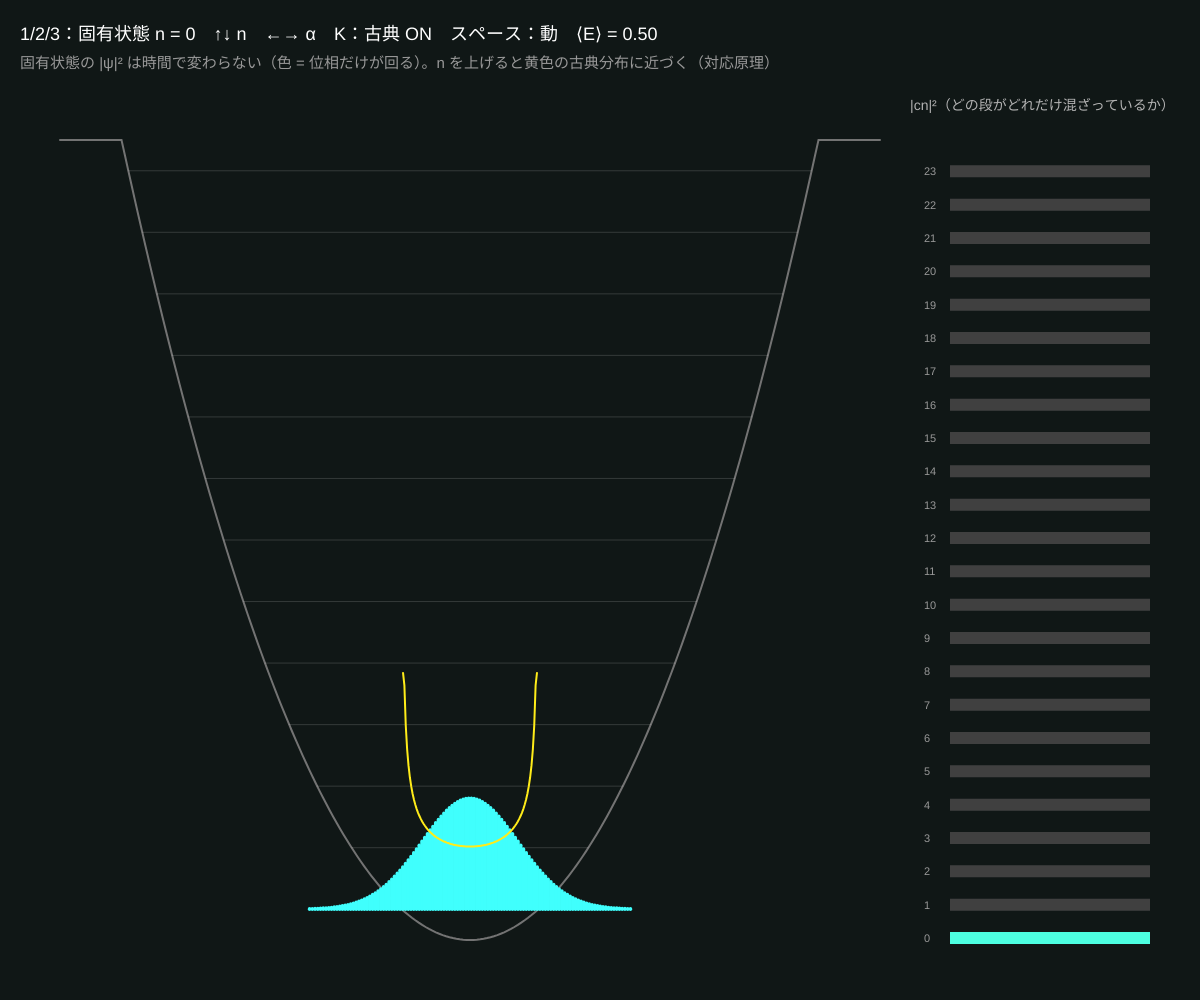
Frame 1 (no input)
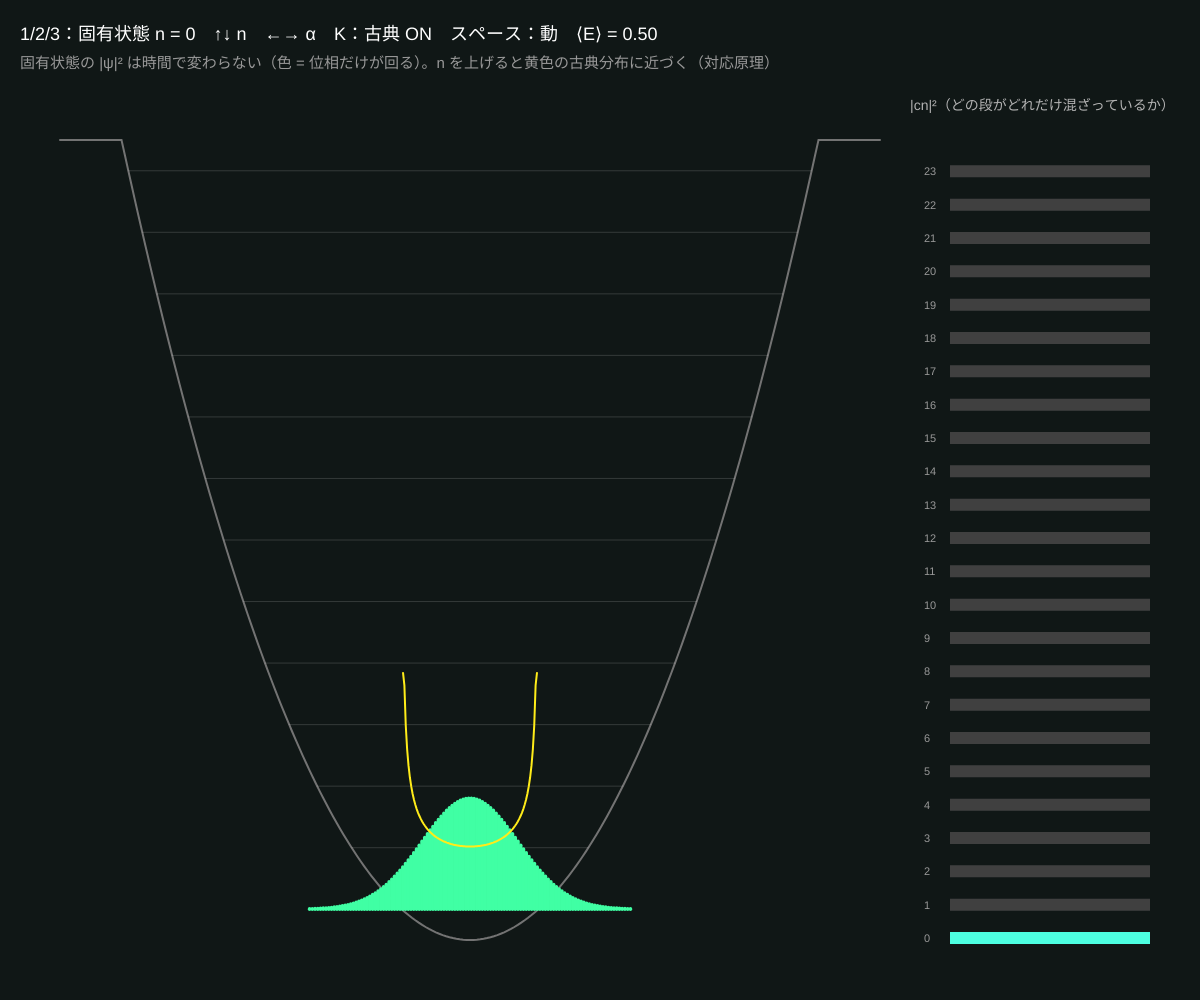
Frame 60 (no input)
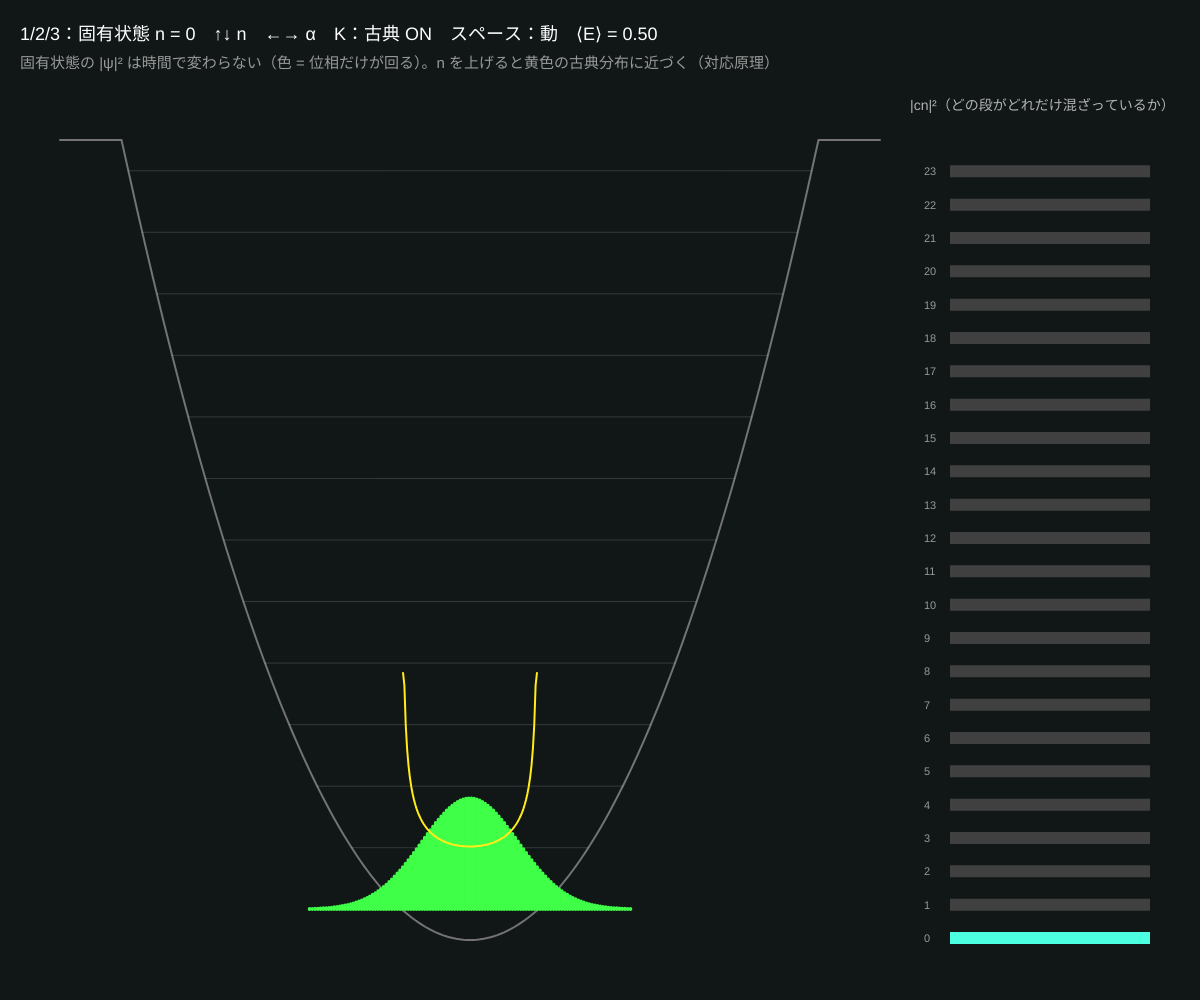
Frame 120 (the mouse pressed at the canvas centre since frame 60)

The p5.js sketch that drew these frames (run headless with seeded random() and noise() and a simulated clock; from frame 60 on, the mouse is pressed at the canvas centre):

// p5.js sketch
// ── sketch.js
// ============================================
// 06 調和振動子
// V = x²/2（ばね、ω = 1, ħ = m = 1）。エネルギーは等間隔のはしご En = n + 1/2、固有関数はエルミート関数
//   ψn(x) = Hn(x) e^{−x²/2} / √(2ⁿ n! √π)。いくつも重ねた「コヒーレント状態」は古典的なボールのように往復する
// 1 = 固有状態 / 2 = 2 つの重ね合わせ / 3 = コヒーレント状態 / ↑↓ = n / ←→ = 振幅 α / K = 古典の確率分布 / スペース = 停止
// ============================================

const NH = 40;              // ★ 使う固有関数の数
const M = 300;
const XR = 6;               // x の範囲 −6 〜 6
let table = [];             // table[n][i] = ψn(xi)
let mode = 1, nSel = 0, alpha = 2;
let t = 0, running = true, showClassic = true;
let cRe = new Float64Array(NH), cIm = new Float64Array(NH);
let pRe = new Float64Array(M), pIm = new Float64Array(M);

function setup() {
  createCanvas(windowWidth, windowHeight);
  colorMode(HSB, 360, 100, 100, 100);
  // ★ 正規化されたエルミート関数を漸化式でつくる（階乗の大きな数を使わずにすむ）
  //   ψ0 = π^{−1/4} e^{−x²/2}、ψ1 = √2 x ψ0、ψ(n+1) = √(2/(n+1)) x ψn − √(n/(n+1)) ψ(n−1)
  for (let n = 0; n < NH; n++) table[n] = new Float64Array(M);
  for (let i = 0; i < M; i++) {
    let x = -XR + (2 * XR * i) / (M - 1);
    table[0][i] = Math.pow(PI, -0.25) * exp(-x * x / 2);
    table[1][i] = Math.SQRT2 * x * table[0][i];
    for (let n = 1; n < NH - 1; n++) table[n + 1][i] = sqrt(2 / (n + 1)) * x * table[n][i] - sqrt(n / (n + 1)) * table[n - 1][i];
  }
  setCoeffs();
}

// 係数 cn を決める
function setCoeffs() {
  cRe.fill(0); cIm.fill(0);
  if (mode === 1) cRe[nSel] = 1;
  if (mode === 2) { cRe[nSel] = Math.SQRT1_2; cRe[min(nSel + 1, NH - 1)] = Math.SQRT1_2; }
  if (mode === 3) {
    // ★ コヒーレント状態：cn = e^{−α²/2} αⁿ / √(n!)（漸化式 cn = c(n−1) · α / √n）
    cRe[0] = exp(-alpha * alpha / 2);
    for (let n = 1; n < NH; n++) cRe[n] = (cRe[n - 1] * alpha) / sqrt(n);
  }
}

function draw() {
  background(170, 30, 9);
  if (running) t += deltaTime / 1000;

  // ψ(x, t) = Σ cn e^{−i(n + 1/2)t} ψn(x)
  pRe.fill(0); pIm.fill(0);
  let Eavg = 0;
  for (let n = 0; n < NH; n++) {
    let a = cRe[n];
    if (abs(a) < 1e-9) continue;
    Eavg += a * a * (n + 0.5);
    let th = -(n + 0.5) * t, cr = a * cos(th), ci = a * sin(th);
    for (let i = 0; i < M; i++) { pRe[i] += cr * table[n][i]; pIm[i] += ci * table[n][i]; }
  }

  let left = 60, w = width - 380, base = height - 60, eU = (height - 200) / 13;
  let sx = (x) => left + ((x + XR) / (2 * XR)) * w;
  // 放物線 V = x²/2 とはしご
  noFill(); stroke(0, 0, 45); strokeWeight(2);
  beginShape(); for (let x = -XR; x <= XR; x += 0.05) vertex(sx(x), base - min(x * x / 2, 13) * eU); endShape();
  for (let n = 0; n < 13; n++) {
    let E = n + 0.5, A = sqrt(2 * E);
    stroke(0, 0, 100, n === nSel && mode !== 3 ? 60 : 15); strokeWeight(1);
    line(sx(-A), base - E * eU, sx(A), base - E * eU);
  }

  // |ψ|²（⟨E⟩ の高さから）色 = 位相
  let yE = base - Eavg * eU, hs = eU * 3.2;
  strokeWeight(w / M + 0.8);
  for (let i = 0; i < M; i++) {
    let p = pRe[i] * pRe[i] + pIm[i] * pIm[i];
    if (p * hs < 0.4) continue;
    stroke(((atan2(pIm[i], pRe[i]) + PI) / TWO_PI) * 360, 75, 100);
    let x = sx(-XR + (2 * XR * i) / (M - 1));
    line(x, yE, x, yE - p * hs);
  }
  // 古典的な確率分布 P(x) = 1 / (π √(A² − x²))：ボールが長くいる場所（折り返し点）ほど濃い
  if (showClassic && mode === 1) {
    let A = sqrt(2 * Eavg);
    noFill(); stroke(55, 90, 100); strokeWeight(2); beginShape();
    for (let x = -A + 0.02; x < A; x += 0.02) vertex(sx(x), yE - min(1 / (PI * sqrt(A * A - x * x)), 1.2) * hs);
    endShape();
  }
  // 古典的なボール（コヒーレント状態と比べる）x = √2 α cos t
  if (mode === 3) {
    let xc = Math.SQRT2 * alpha * cos(t);
    noStroke(); fill(0, 0, 100); circle(sx(xc), base - (xc * xc / 2) * eU, 16);
    stroke(0, 0, 100, 40); strokeWeight(1); line(sx(xc), base, sx(xc), yE - 2.4 * hs);
  }

  // 右：係数 |cn|² のはしご
  let rx = width - 290, ry = base;
  noStroke(); fill(0, 0, 70); textSize(14); text('|cn|²（どの段がどれだけ混ざっているか）', rx, 110);
  for (let n = 0; n < 24; n++) {
    let y = ry - n * ((ry - 140) / 24), a2 = cRe[n] * cRe[n];
    fill(0, 0, 25); rect(rx + 40, y - 8, 200, 12);
    fill(170 + n * 6, 70, 100); rect(rx + 40, y - 8, a2 * 200, 12);
    fill(0, 0, 60); textSize(11); text(n, rx + 14, y + 2);
  }

  noStroke(); fill(0, 0, 100); textSize(18);
  let mname = ['', '固有状態 n = ' + nSel, '重ね合わせ n = ' + nSel + ', ' + (nSel + 1), 'コヒーレント状態 α = ' + nf(alpha, 1, 2)][mode];
  text('1/2/3：' + mname + '　↑↓ n　←→ α　K：古典 ' + (showClassic ? 'ON' : 'off') + '　スペース：' + (running ? '動' : '止') + '　⟨E⟩ = ' + nf(Eavg, 1, 2), 20, 40);
  fill(0, 0, 60); textSize(15);
  text(mode === 1 ? '固有状態の |ψ|² は時間で変わらない（色 = 位相だけが回る）。n を上げると黄色の古典分布に近づく（対応原理）'
    : mode === 2 ? '隣どうしの重ね合わせは ω = E(n+1) − En = 1 の速さで左右に揺れる'
    : '白い玉 = 古典のボール。コヒーレント状態は形を変えずに一緒に往復する。⟨E⟩ = α² + 1/2', 20, 68);
}

function keyPressed() {
  if (key === '1' || key === '2' || key === '3') { mode = int(key); setCoeffs(); }
  if (key === UP_ARROW) { nSel = min(12, nSel + 1); setCoeffs(); }
  if (key === DOWN_ARROW) { nSel = max(0, nSel - 1); setCoeffs(); }
  if (key === RIGHT_ARROW) { alpha = min(3, alpha + 0.25); setCoeffs(); }
  if (key === LEFT_ARROW) { alpha = max(0, alpha - 0.25); setCoeffs(); }
  if (key === 'k' || key === 'K') showClassic = !showClassic;
  if (key === ' ') running = !running;
}

// ---------- やってみよう ----------
// 1. n = 0 の「ゼロ点エネルギー」1/2。いちばん低い状態でも粒子は止まっていない。なぜ？（02 の不確定性）
// 2. n = 12 にして、|ψ|² の山の数と黄色い古典分布を比べよう。折り返し点の外にも少ししみ出している
// 3. 3 で α = 0 にすると？（基底状態そのもの）。α を大きくすると |cn|² の山はどこへ動く？
// 4. setCoeffs で cn の符号を交互（(−1)ⁿ）にすると、ボールはどこから出発する？
